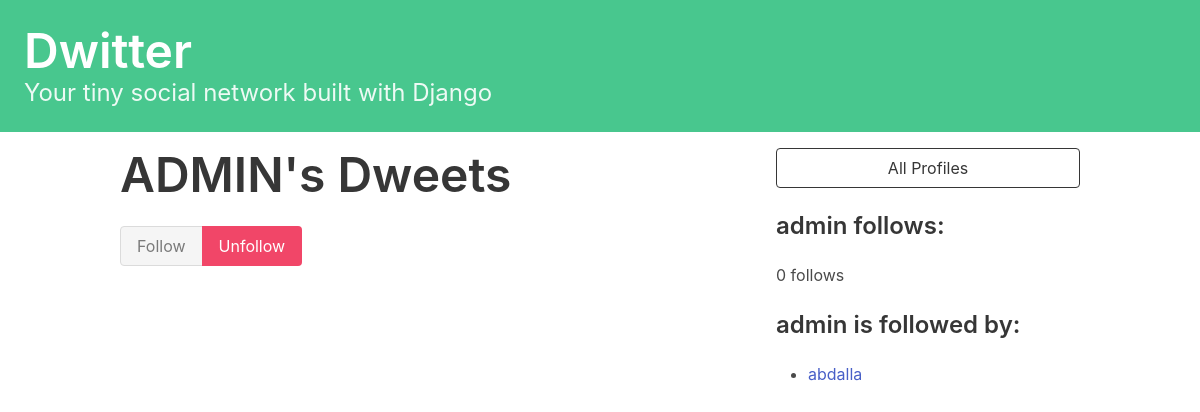
The app's page /profile/2 (signed in) with its own data.
### dwitter/models.py (models this page shows)
class Profile(models.Model):
    user = models.OneToOneField(User, on_delete=models.CASCADE)
    follows = models.ManyToManyField(
        "self", related_name="followed_by", symmetrical=False, blank=True
    )
    def __str__(self):
        return self.user.username

### dwitter/views.py (the view, shortened to what this page needs)
# urls.py: path('profile/<int:pk>', views.profile, name='profile')
@login_required
def profile(request, pk):
    if not hasattr(request.user, 'profile'):
        missing_profile = Profile(user=request.user)
        missing_profile.save()
    profile = Profile.objects.get(pk=pk)
    return render(request,'dwitter/profile.html',{"profile":profile})

### dwitter/templates/dwitter/profile.html (shortened to what this page needs)
{% extends 'base.html' %} {% block content %}
<div class="column">
    <div class="block">
        <h1 class="title is-1">{{profile.user.username|upper}}'s Dweets</h1>
    </div>
    <form method="post">
        {% csrf_token %} {% if profile.pk != user.profile.pk %}
        <div class="buttons has-addons mb-5">
            {% if profile in user.profile.follows.all %}
            <button class="button is-success is-static">Follow</button>
            <button class="button is-danger" name="follow" value="unfollow">
                Unfollow
            </button>
            {% else %}
            <button class="button is-success" name="follow" value="follow">
                Follow
            </button>
            <button class="button is-danger is-static">Unfollow</button>
            {% endif %}
        </div>
        {% endif %}
    </form>
</div>
<div class="column is-one-third">
    <div class="block">
        <a href="{% url 'dwitter:profile_list' %}">
            <button class="button is-dark is-outlined is-fullwidth">
                All Profiles
            </button>
        </a>
    </div>
    <div class="block">
        <h3 class="title is-4">{{profile.user.username}} follows:</h3>
        <div class="content">
            {% if profile.follows.all|length is 1 %} 0 follows {% endif%}
        </div>
    </div>
    <div class="block">
        <h3 class="title is-4">{{profile.user.username}} is followed by:</h3>
        <div class="content">
            <ul>
                {% for follower in profile.followed_by.all %}
                {% if follower.pk != profile.pk %}
                <li>
                    <a href="{% url 'dwitter:profile' follower.id %}">
                        {{ follower }}
                    </a>
                </li>
                {% endif %} {% endfor %}
            </ul>
        </div>
    </div>
</div>
{% endblock content %}

### records on screen
Profile: user.username "ADMIN", user.username "admin"
Profile: user.username "abdalla"
